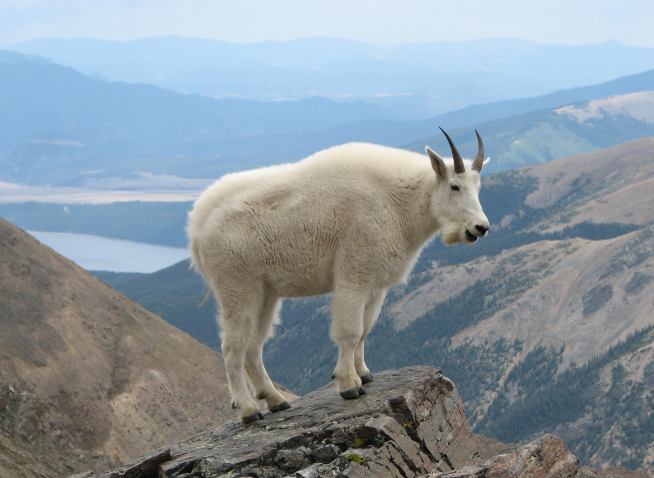
#> input picture data/experiment_1_captioning_images/animal/goat_on_mountain.jpg, 654 x 478 px
$ python -i feature_extractor_utils.py   (imports and definitions only)   (older library calls are emulated)
#> lines starting #> are read from the running program, lines starting #| are printed output that depends on the picture
#> in anisotropy, img is the input picture: shape (478, 654, 3); mean B, G, R 159.4, 150.9, 138.7
# ===== IMPORTS =====
import cv2
import scipy
import statistics
import numpy as np
import porespy as ps
import matplotlib.pyplot as plt
from numpy.fft import fftshift, fft2

# ===== FUNCTIONS =====
"""
get_gradient:
- takes an Lab image as input and a prompt whether to display result
- returns two HxW arrays corresponding to the magnitude and angle at every pixel

"""
def get_gradient(img, show=False):
#> called with show = False
    assert len(img.shape) == 3, "ERROR: image does not contain 3 dimensions corresponding to L, a, b."

    # gather image dimensions
    height, width = img.shape[0], img.shape[1]
#> height = 478; width = 654

    # output arrays for magnitude, angles
    out_mag = np.zeros(shape=(height, width, 1))
    out_angle = np.zeros(shape=(height, width, 1))

    # convert to 'np.float32'
    if img.dtype != 'float32':
        img = img.astype('float32')

    # apply an x, y direction Sobel filter
    gx = cv2.Sobel(img, cv2.CV_64F, 1, 0, ksize=1)
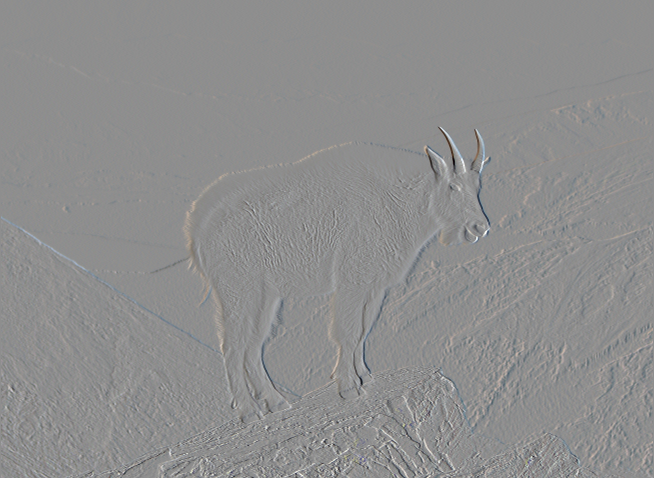
#> gx: shape (478, 654, 3) float64; mean of channels 0, 1, 2 0.00014, 0.000134, 0.000173; drawn with min black and max white
    gy = cv2.Sobel(img, cv2.CV_64F, 0, 1, ksize=1)
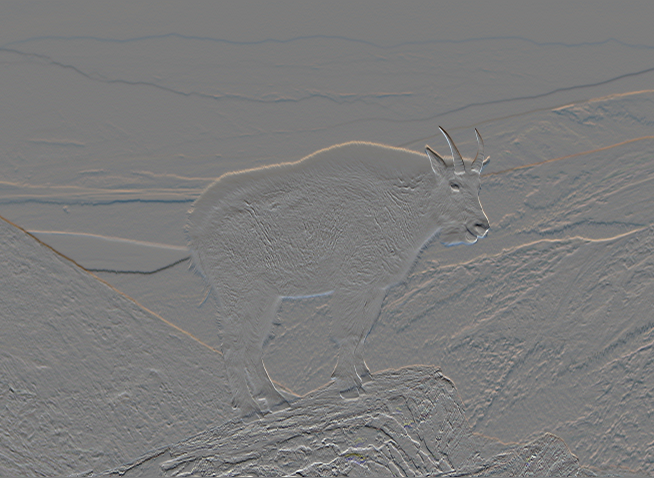
#> gy: shape (478, 654, 3) float64; mean of channels 0, 1, 2 -0.00268, -0.00229, -0.0019; drawn with min black and max white

    # get a H x W x 3 array for magnitude of gradient, H x W array for the orientation (angle)
    mag, angle = cv2.cartToPolar(gx, gy, angleInDegrees=True)
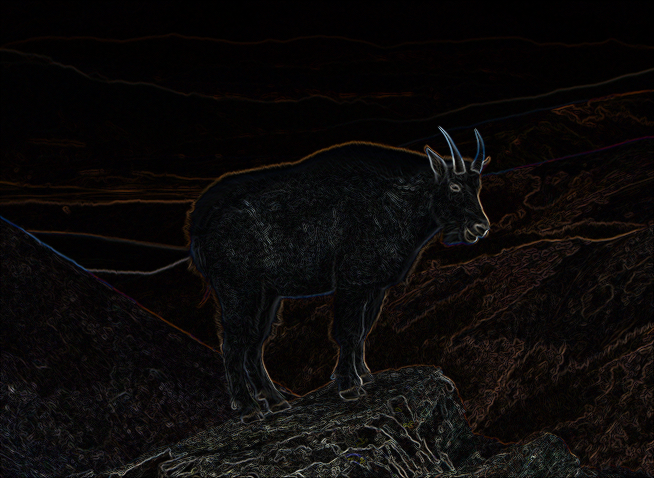
#> mag: shape (478, 654, 3) float64; mean of channels 0, 1, 2 0.0381, 0.0402, 0.0485; drawn as B, G, R
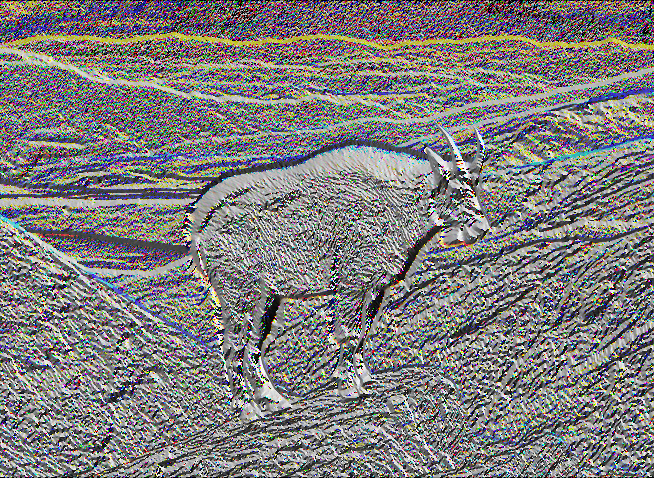
#> angle: shape (478, 654, 3) float64; mean of channels 0, 1, 2 176, 176.4, 178.8; drawn with min black and max white

    # select the maximum gradient and associated angle for each
    for i in range(height):
        for j in range(width):
            out_mag[i, j] = max(mag[i, j])
            out_angle[i, j] = angle[i, j, np.argmax(mag[i, j])]
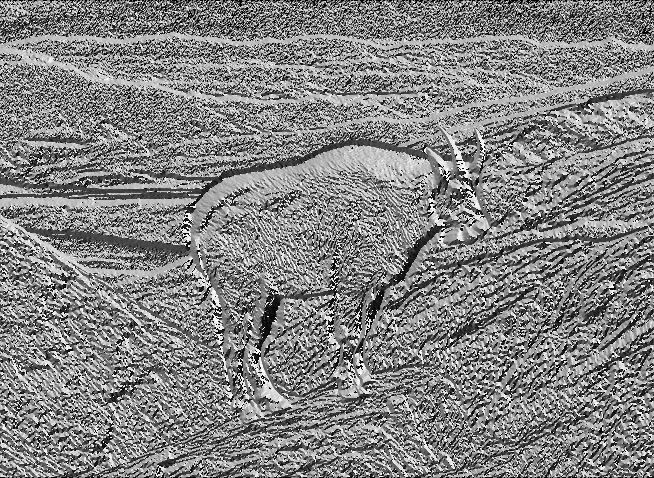
#> out_angle: shape (478, 654, 1) float64; min 0, max 359.3, mean 185.2; drawn with min black and max white
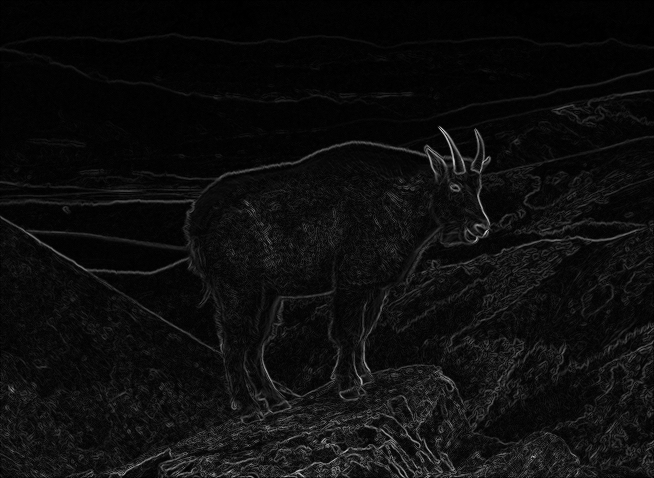
#> out_mag: shape (478, 654, 1) float64; min 0, max 0.838, mean 0.0543

    # plot if neccessary
    if show:
        plt.title('Gradient Image')
        plt.imshow(out_mag)

    return out_mag, out_angle

"""
get_histogram:
- takes two HxW arrays for the magnitude and angle of the gradient (specified bins optional)
- returns a normalize histogram based on angle and weighted by magnitude

"""
def get_histogram(mag, angle, bins):
    assert mag.shape == angle.shape, "ERROR: dimensions of the magnitude and angle map don't match."

    # by default, use 360 degrees with 16 bins
    if bins is None:
        bins = [0, 22.5, 45, 67.5, 90, 112.5, 135, 157.5, 180, 202.5, 225, 247.5, 270, 292.5, 315, 337.5, 360]

    # create the histogram using angles for buckets, magnitude for weights (normalize to 1)
    out = np.histogram(angle.flatten(), weights=mag.flatten(), bins=bins)[0]
    out = [i / sum(out) for i in out]

    return out

"""
divide_img:
- takes an image (HxW array) and a level to divide the image on
- returns a (2,2) if level=1, (4,4) if level=2, (8,8) if level=3 object where each item is the smaller image region

"""
def divide_img(img, level):
    # horizontally split the image (split sinto 2 if level=1, 4 if level=2, 8 if level=3)
#> called with level = 3
    out = np.array_split(img, 2 ** level)
#> out = 8 items

    # vertically split each horizontal block
    out = [np.array_split(block, 2 ** level, axis=1) for block in out]

    return out

"""
get_hik:
- takes two histograms
- returns the similarity according to the Histogram Intersection Kernel

"""
# [12 lines left out: function get_hik, not called in this run]

"""
self_similarity ground:
- an image path and a level
- returns the self-similarity ground (i.e. with respect to the entire image) at the specified level

"""
# [30 lines left out: function self_similarity_ground, not called in this run]

"""
self_similarity parent:
- an image path and a level
- returns the self-similarity ground (i.e. with respect to the parent subtree) at the specified level

"""
# [41 lines left out: function self_similarity_parent, not called in this run]

"""
self_similarity neighbor:
- an image path and a level
- returns the self-similarity neighbor (i.e. with respect to the adjacent regions) at the specified level

"""
# [36 lines left out: function self_similarity_neighbor, not called in this run]

"""
complexity:
- an image path
- returns the complexity, defined as the mean gradient strength of the image

"""
# [10 lines left out: function complexity, not called in this run]

"""
anisotropy:
- an image path
- returns the anisotropy, defined as the standard deviation of all histograms at level 3 concatenated

"""
def anisotropy(img_path):
    # load the image (normalize each channel)
    img = cv2.imread(img_path, cv2.COLOR_BGR2Lab)
    img = img / 255

    # calculate the gradient map
    mag, ang = get_gradient(img, show=False)

    # split the gradient by sub-division and flatten
    mags, angs = divide_img(mag, 3), divide_img(ang, 3)
    mags, angs = [item for sublist in mags for item in sublist], [item for sublist in angs for item in sublist]

    # calculate the histogram for each subdivision and concatenate
    histograms = [get_histogram(np.array(i[0]), np.array(i[1]), None) for i in zip(mags, angs)]
#> histograms = 64 items
    histograms = [item for sublist in histograms for item in sublist]
#> histograms = 1024 values, max 0.267 at index 235, min 0.00952 at index 407, mean 0.0625

    # return the standard deviation
    return np.nanstd(histograms)

"""
birkoff_measure:
- an image path
- returns the birkoff-like measure, defined as the ratio between order and complexity, where order is the average self-similarity across all approaches, levels

"""
# [13 lines left out: function birkoff_measure, not called in this run]

"""
fractal_dimension:
- an image path
- returns the fractal dimension using the box-counting method

"""
# [13 lines left out: function fractal_dimension, not called in this run]

"""
fourier_slope:
- an image path
- returns the slope of the log-log plot of the radial average of Fourier power

"""
# [31 lines left out: function fourier_slope, not called in this run]

>>> result = anisotropy('../data/experiment_1_captioning_images/animal/goat_on_mountain.jpg')
#> result = 0.0374

$ run again, on data/experiment_1_captioning_images/animal/horse_on_beach.jpeg
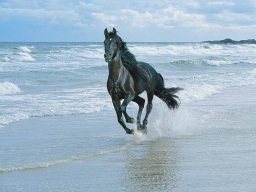
#> input picture data/experiment_1_captioning_images/animal/horse_on_beach.jpeg, 256 x 192 px
#> in anisotropy, img is the input picture: shape (192, 256, 3); mean B, G, R 197.3, 180.8, 158.2
#> after the loop in get_gradient, `for i in range(height):`:
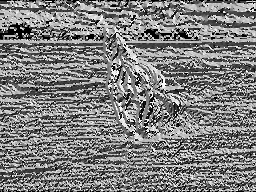
#> out_angle: shape (192, 256, 1) float64; min 0, max 359.4, mean 179.3; drawn with min black and max white
#> after the loop in get_gradient, `for i in range(height):`:
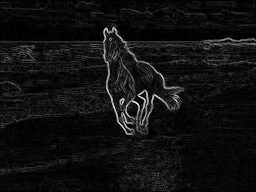
#> out_mag: shape (192, 256, 1) float64; min 0, max 1.07, mean 0.0714; drawn with min black and max white
#> out = 8 items
#> in anisotropy, `histograms = [get_histogram(np.array(i[0]), np.array(i[1]), None) for ..`: histograms = 64 items
#> in anisotropy, `histograms = [item for sublist in histograms for item in sublist]`: histograms = 1024 values, max 0.315 at index 156, min 0.00346 at index 199, mean 0.0625
#> result = 0.0471
